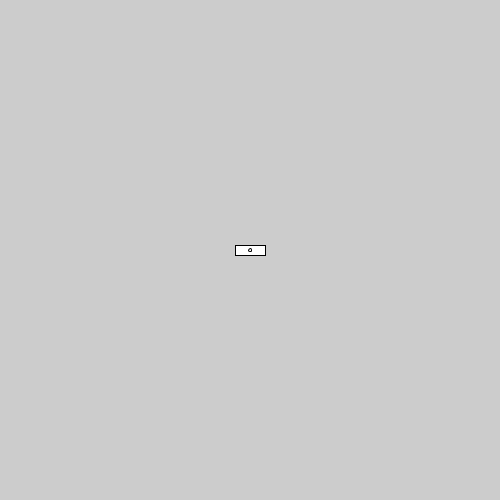
Frame 1 (no input)
Frame 60 (the mouse pressed at the canvas centre just before this capture): identical to frame 1, image omitted
Frame 120 (the mouse held since frame 60 and released just before this capture): identical to frame 1, image omitted

The Processing sketch that drew this single still picture (run headless with seeded random() and noise(); from frame 60 on, the mouse is pressed at the canvas centre):

// Processing sketch: pubg_2d_car03
// ── pubg_2d_car03.pde
void setup(){
  size(500,500);
  rectMode(CENTER);
}
float x=250, y=250, angle=0;
void draw(){
  //background(255);
 
  pushMatrix();
  translate(x,y);
  rotate( radians(angle) );
  rect(0,0,30,10);
  ellipse(0,0,3,3);
  popMatrix();
}
void keyPressed(){
  if(keyCode==LEFT) angle--;
  if(keyCode==RIGHT) angle++;
  if(keyCode==UP){
    x += cos(radians(angle))*10;
    y += sin(radians(angle))*10;
  }
  if(keyCode==DOWN){
    x -= cos( radians(angle))*10;
    y -= sin( radians(angle))*10;
  }
}
